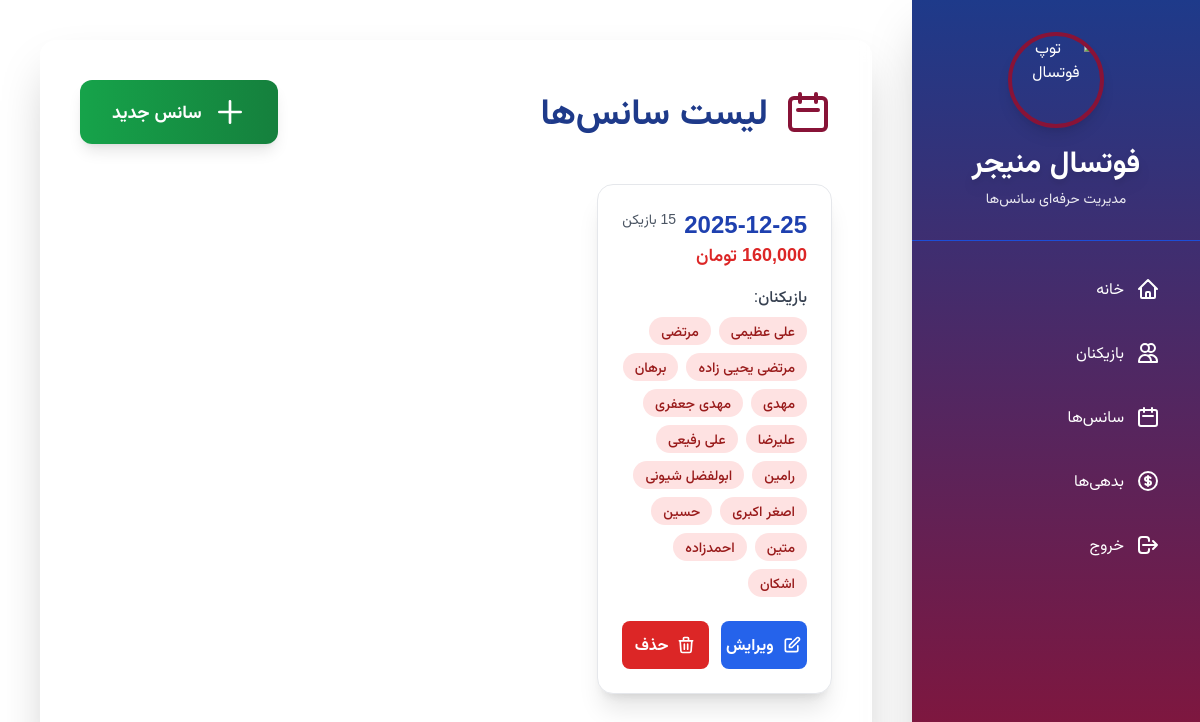
Page /sessions (signed in) on the committed database.
### models.py (models this page shows)
class Session(SQLModel, table=True):  # سانس
    id: Optional[int] = Field(default=None, primary_key=True)
    date: date
    price: float
    players: str  # JSON string of player IDs, e.g., "[1,2,3]"

class Player(SQLModel, table=True):
    id: Optional[int] = Field(default=None, primary_key=True)
    name: str
    level: str  # "guest", "normal", "permanent"

### main.py (the view)
@app.get("/sessions", response_class=HTMLResponse)
def sessions_page(request: Request, db: DBSession = Depends(get_session), user=Depends(get_current_user)):
    sessions = db.exec(select(FSession).order_by(FSession.date.desc())).all()
    players_dict = {p.id: p.name for p in db.exec(select(Player)).all()}  # دیکشنری برای lookup سریع
    processed_sessions = []
    for session in sessions:
        player_ids = json.loads(session.players or "[]")  # در صورت null، لیست خالی
        player_names = [players_dict.get(pid, "نامشخص") for pid in player_ids]
        processed_sessions.append({
            "id": session.id,
            "date": session.date,
            "price": session.price,
            "player_count": len(player_ids),
            "player_names": player_names
        })
    return templates.TemplateResponse("sessions.html", {
        "request": request,
        "sessions": processed_sessions
    })

### templates/sessions.html (shortened to what this page needs)
{% extends "base.html" %}
{% block content %}
<div class="max-w-6xl mx-auto">
    <div class="flex justify-between items-center mb-10">
        <h2 class="text-4xl font-bold text-blue-900 flex items-center">
            <svg class="w-12 h-12 ml-4 text-rose-900" fill="none" stroke="currentColor" viewBox="0 0 24 24">
                <path stroke-linecap="round" stroke-linejoin="round" stroke-width="2" d="M8 7V3m8 4V3m-9 8h10M5 21h14a2 2 0 002-2V7a2 2 0 00-2-2H5a2 2 0 00-2 2v12a2 2 0 002 2z"/>
            </svg>
            لیست سانس‌ها
        </h2>
        <a href="/sessions/new" class="bg-gradient-to-r from-green-600 to-green-700 hover:from-green-700 hover:to-green-800 text-white font-bold text-lg px-8 py-4 rounded-xl shadow-lg transform hover:scale-105 transition flex items-center">
            <svg class="w-8 h-8 ml-3" fill="none" stroke="currentColor" viewBox="0 0 24 24">
                <path stroke-linecap="round" stroke-linejoin="round" stroke-width="2" d="M12 4v16m8-8H4"/>
            </svg>
            سانس جدید
        </a>
    </div>
    {% if sessions|length == 0 %}
        <div class="text-center py-20 text-gray-500 text-xl">
            هنوز سانسی ثبت نشده. اولین سانس رو بسازید! ⚽
        </div>
    {% else %}
        <div class="grid gap-6 md:grid-cols-2 lg:grid-cols-3">
    {% for session in sessions %}
        <div class="bg-white rounded-2xl shadow-xl p-6 border border-gray-200 hover:shadow-2xl transition">
            <div class="flex justify-between items-start mb-4">
                <div>
                    <p class="text-2xl font-bold text-blue-800">{{ session.date }}</p>
                    <p class="text-lg text-red-600 font-semibold">{{ "{:,.0f}".format(session.price) }} تومان</p>
                </div>
                <div class="text-sm text-gray-600">
                    {{ session.player_count }} بازیکن
                </div>
            </div>
            <div class="mb-6">
                <p class="font-medium text-gray-700 mb-2">بازیکنان:</p>
                <div class="flex flex-wrap gap-2">
                    {% for name in session.player_names %}
                        <span class="bg-red-100 text-red-800 px-3 py-1 rounded-full text-sm font-medium">
                            {{ name }}
                        </span>
                    {% endfor %}
                </div>
            </div>
            <div class="flex gap-3">
                <a href="/sessions/{{ session.id }}/edit" class="flex-1 bg-blue-600 hover:bg-blue-700 text-white font-bold py-3 rounded-lg text-center transition flex items-center justify-center">
                    <svg class="w-5 h-5 ml-2" fill="none" stroke="currentColor" viewBox="0 0 24 24">
                        <path stroke-linecap="round" stroke-linejoin="round" stroke-width="2" d="M11 5H6a2 2 0 00-2 2v11a2 2 0 002 2h11a2 2 0 002-2v-5m-1.414-9.414a2 2 0 112.828 2.828L11.828 15H9v-2.828l8.586-8.586z"/>
                    </svg>
                    ویرایش
                </a>
                <form method="post" action="/sessions/{{ session.id }}/delete" class="flex-1"
                      onsubmit="return confirm('مطمئنی می‌خوای این سانس رو حذف کنی؟ این عمل برگشت‌ناپذیره!')">
                    <button type="submit" class="w-full bg-red-600 hover:bg-red-700 text-white font-bold py-3 rounded-lg transition flex items-center justify-center">
                        <svg class="w-5 h-5 ml-2" fill="none" stroke="currentColor" viewBox="0 0 24 24">
                            <path stroke-linecap="round" stroke-linejoin="round" stroke-width="2" d="M19 7l-.867 12.142A2 2 0 0116.138 21H7.862a2 2 0 01-1.995-1.858L5 7m5 4v6m4-6v6m1-10V4a1 1 0 00-1-1h-4a1 1 0 00-1 1v3M4 7h16"/>
                        </svg>
                        حذف
                    </button>
                </form>
            </div>
        </div>
    {% endfor %}
</div>
    {% endif %}
</div>
{% endblock %}

### templates/base.html (style rules this page uses)
body { background-image: url('https://wallpapers.com/images/hd/cool-football-stadium-spotlights-pnjw0muf781r1u4f.jpg'); background-size: cover; background-attachment: fixed; background-position: center; font-family: "Vazirmatn-Fontara", sans-serif; }

### rows in the picture
Player: name "علی عظیمی"
Player: name "مرتضی"
Player: name "مرتضی یحیی زاده"
Player: name "برهان"
Player: name "مهدی"
Player: name "مهدی جعفری"
Player: name "علیرضا"
Player: name "علی رفیعی"
Player: name "رامین"
Player: name "ابولفضل شیونی"
Player: name "اصغر اکبری"
Player: name "حسین"
Player: name "متین"
Player: name "احمدزاده"
Player: name "اشکان"

### other values in the picture
{{ session.date }} "2025-12-25"
{{ "{:,.0f}".format(session.price) }} "160,000"
